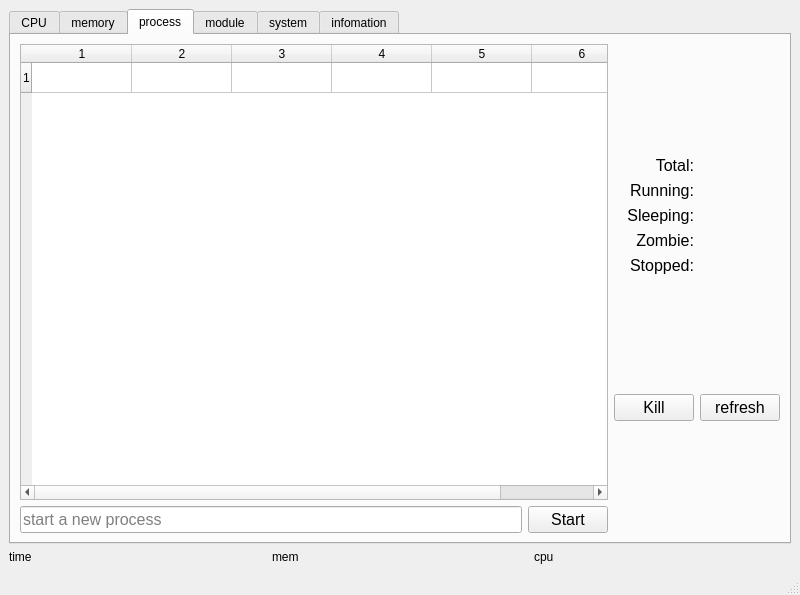
<?xml version="1.0" encoding="UTF-8"?>
<ui version="4.0">
 <class>MainWindow</class>
 <widget class="QMainWindow" name="MainWindow">
  <property name="geometry">
   <rect>
    <x>0</x>
    <y>0</y>
    <width>800</width>
    <height>595</height>
   </rect>
  </property>
  <property name="windowTitle">
   <string>MainWindow</string>
  </property>
  <widget class="QWidget" name="centralwidget">
   <layout class="QGridLayout" name="gridLayout">
    <item row="0" column="0">
     <widget class="QTabWidget" name="info">
      <property name="currentIndex">
       <number>2</number>
      </property>
      <widget class="QWidget" name="CPU">
       <attribute name="title">
        <string>CPU</string>
       </attribute>
       <layout class="QGridLayout" name="gridLayout_5">
        <item row="0" column="1">
         <layout class="QVBoxLayout" name="CPUusageDraw"/>
        </item>
        <item row="1" column="1">
         <layout class="QVBoxLayout" name="MemUsageDraw"/>
        </item>
       </layout>
      </widget>
      <widget class="QWidget" name="memory">
       <attribute name="title">
        <string>memory</string>
       </attribute>
       <layout class="QGridLayout" name="gridLayout_4">
        <item row="3" column="0">
         <layout class="QGridLayout" name="MemGraph">
          <item row="1" column="1">
           <widget class="QProgressBar" name="TotalMem">
            <property name="value">
             <number>24</number>
            </property>
           </widget>
          </item>
          <item row="1" column="0">
           <widget class="QLabel" name="TotalMemLabel">
            <property name="text">
             <string>Total Memory</string>
            </property>
            <property name="textInteractionFlags">
             <set>Qt::LinksAccessibleByMouse|Qt::TextSelectableByMouse</set>
            </property>
           </widget>
          </item>
          <item row="3" column="1">
           <widget class="QProgressBar" name="Swap">
            <property name="value">
             <number>24</number>
            </property>
           </widget>
          </item>
          <item row="2" column="1">
           <widget class="QProgressBar" name="PhyMem">
            <property name="value">
             <number>24</number>
            </property>
           </widget>
          </item>
          <item row="3" column="0">
           <widget class="QLabel" name="SwapLabel">
            <property name="text">
             <string>Swap</string>
            </property>
            <property name="textInteractionFlags">
             <set>Qt::LinksAccessibleByMouse|Qt::TextSelectableByMouse</set>
            </property>
           </widget>
          </item>
          <item row="2" column="0">
           <widget class="QLabel" name="PhyMemLabel">
            <property name="text">
             <string>Physical Memory</string>
            </property>
            <property name="textInteractionFlags">
             <set>Qt::LinksAccessibleByMouse|Qt::TextSelectableByMouse</set>
            </property>
           </widget>
          </item>
          <item row="4" column="0">
           <spacer name="verticalSpacer_6">
            <property name="orientation">
             <enum>Qt::Vertical</enum>
            </property>
            <property name="sizeHint" stdset="0">
             <size>
              <width>20</width>
              <height>40</height>
             </size>
            </property>
           </spacer>
          </item>
         </layout>
        </item>
        <item row="0" column="0">
         <widget class="QLabel" name="label">
          <property name="text">
           <string>memory</string>
          </property>
          <property name="alignment">
           <set>Qt::AlignCenter</set>
          </property>
         </widget>
        </item>
        <item row="1" column="0">
         <layout class="QGridLayout" name="MemNum">
          <item row="6" column="1">
           <widget class="QLabel" name="TotalSwapLabel">
            <property name="text">
             <string>Total Swap</string>
            </property>
            <property name="alignment">
             <set>Qt::AlignRight|Qt::AlignTrailing|Qt::AlignVCenter</set>
            </property>
            <property name="textInteractionFlags">
             <set>Qt::LinksAccessibleByMouse|Qt::TextSelectableByMouse</set>
            </property>
           </widget>
          </item>
          <item row="2" column="2">
           <widget class="QLabel" name="FreePhyMem">
            <property name="text">
             <string/>
            </property>
            <property name="alignment">
             <set>Qt::AlignRight|Qt::AlignTrailing|Qt::AlignVCenter</set>
            </property>
            <property name="textInteractionFlags">
             <set>Qt::LinksAccessibleByMouse|Qt::TextSelectableByMouse</set>
            </property>
           </widget>
          </item>
          <item row="3" column="1">
           <widget class="QLabel" name="ShrMemLabel">
            <property name="text">
             <string>Shared Memory</string>
            </property>
            <property name="alignment">
             <set>Qt::AlignRight|Qt::AlignTrailing|Qt::AlignVCenter</set>
            </property>
            <property name="textInteractionFlags">
             <set>Qt::LinksAccessibleByMouse|Qt::TextSelectableByMouse</set>
            </property>
           </widget>
          </item>
          <item row="1" column="1">
           <widget class="QLabel" name="TotalPhyMemLabel">
            <property name="text">
             <string>Total Physical Memory</string>
            </property>
            <property name="alignment">
             <set>Qt::AlignRight|Qt::AlignTrailing|Qt::AlignVCenter</set>
            </property>
            <property name="textInteractionFlags">
             <set>Qt::LinksAccessibleByMouse|Qt::TextSelectableByMouse</set>
            </property>
           </widget>
          </item>
          <item row="5" column="3">
           <widget class="QLabel" name="DiskCacheLess">
            <property name="text">
             <string/>
            </property>
            <property name="textInteractionFlags">
             <set>Qt::LinksAccessibleByMouse|Qt::TextSelectableByMouse</set>
            </property>
           </widget>
          </item>
          <item row="5" column="1">
           <widget class="QLabel" name="DiskCacheLabel">
            <property name="text">
             <string>Disk Cached Memory</string>
            </property>
            <property name="alignment">
             <set>Qt::AlignRight|Qt::AlignTrailing|Qt::AlignVCenter</set>
            </property>
            <property name="textInteractionFlags">
             <set>Qt::LinksAccessibleByMouse|Qt::TextSelectableByMouse</set>
            </property>
           </widget>
          </item>
          <item row="3" column="2">
           <widget class="QLabel" name="ShrMem">
            <property name="text">
             <string/>
            </property>
            <property name="alignment">
             <set>Qt::AlignRight|Qt::AlignTrailing|Qt::AlignVCenter</set>
            </property>
            <property name="textInteractionFlags">
             <set>Qt::LinksAccessibleByMouse|Qt::TextSelectableByMouse</set>
            </property>
           </widget>
          </item>
          <item row="6" column="3">
           <widget class="QLabel" name="TotalSwapLess">
            <property name="text">
             <string/>
            </property>
            <property name="textInteractionFlags">
             <set>Qt::LinksAccessibleByMouse|Qt::TextSelectableByMouse</set>
            </property>
           </widget>
          </item>
          <item row="5" column="2">
           <widget class="QLabel" name="DiskCache">
            <property name="text">
             <string/>
            </property>
            <property name="alignment">
             <set>Qt::AlignRight|Qt::AlignTrailing|Qt::AlignVCenter</set>
            </property>
            <property name="textInteractionFlags">
             <set>Qt::LinksAccessibleByMouse|Qt::TextSelectableByMouse</set>
            </property>
           </widget>
          </item>
          <item row="3" column="3">
           <widget class="QLabel" name="ShrMemLess">
            <property name="text">
             <string/>
            </property>
            <property name="textInteractionFlags">
             <set>Qt::LinksAccessibleByMouse|Qt::TextSelectableByMouse</set>
            </property>
           </widget>
          </item>
          <item row="7" column="1">
           <widget class="QLabel" name="FreeSwapLabel">
            <property name="text">
             <string>Free Swap</string>
            </property>
            <property name="alignment">
             <set>Qt::AlignRight|Qt::AlignTrailing|Qt::AlignVCenter</set>
            </property>
            <property name="textInteractionFlags">
             <set>Qt::LinksAccessibleByMouse|Qt::TextSelectableByMouse</set>
            </property>
           </widget>
          </item>
          <item row="4" column="2">
           <widget class="QLabel" name="DiskBuf">
            <property name="text">
             <string/>
            </property>
            <property name="alignment">
             <set>Qt::AlignRight|Qt::AlignTrailing|Qt::AlignVCenter</set>
            </property>
            <property name="textInteractionFlags">
             <set>Qt::LinksAccessibleByMouse|Qt::TextSelectableByMouse</set>
            </property>
           </widget>
          </item>
          <item row="6" column="2">
           <widget class="QLabel" name="TotalSwap">
            <property name="text">
             <string/>
            </property>
            <property name="alignment">
             <set>Qt::AlignRight|Qt::AlignTrailing|Qt::AlignVCenter</set>
            </property>
            <property name="textInteractionFlags">
             <set>Qt::LinksAccessibleByMouse|Qt::TextSelectableByMouse</set>
            </property>
           </widget>
          </item>
          <item row="1" column="3">
           <widget class="QLabel" name="TotalPhyMemLess">
            <property name="text">
             <string/>
            </property>
            <property name="textInteractionFlags">
             <set>Qt::LinksAccessibleByMouse|Qt::TextSelectableByMouse</set>
            </property>
           </widget>
          </item>
          <item row="4" column="1">
           <widget class="QLabel" name="DiskBufLabel">
            <property name="text">
             <string>Disk Buffers</string>
            </property>
            <property name="alignment">
             <set>Qt::AlignRight|Qt::AlignTrailing|Qt::AlignVCenter</set>
            </property>
            <property name="textInteractionFlags">
             <set>Qt::LinksAccessibleByMouse|Qt::TextSelectableByMouse</set>
            </property>
           </widget>
          </item>
          <item row="7" column="3">
           <widget class="QLabel" name="FreeSwapLess">
            <property name="text">
             <string/>
            </property>
            <property name="textInteractionFlags">
             <set>Qt::LinksAccessibleByMouse|Qt::TextSelectableByMouse</set>
            </property>
           </widget>
          </item>
          <item row="2" column="3">
           <widget class="QLabel" name="FreePhyMemLess">
            <property name="text">
             <string/>
            </property>
            <property name="textInteractionFlags">
             <set>Qt::LinksAccessibleByMouse|Qt::TextSelectableByMouse</set>
            </property>
           </widget>
          </item>
          <item row="1" column="2">
           <widget class="QLabel" name="TotalPhyMem">
            <property name="text">
             <string/>
            </property>
            <property name="alignment">
             <set>Qt::AlignRight|Qt::AlignTrailing|Qt::AlignVCenter</set>
            </property>
            <property name="textInteractionFlags">
             <set>Qt::LinksAccessibleByMouse|Qt::TextSelectableByMouse</set>
            </property>
           </widget>
          </item>
          <item row="1" column="0">
           <spacer name="horizontalSpacer_2">
            <property name="orientation">
             <enum>Qt::Horizontal</enum>
            </property>
            <property name="sizeHint" stdset="0">
             <size>
              <width>40</width>
              <height>20</height>
             </size>
            </property>
           </spacer>
          </item>
          <item row="4" column="3">
           <widget class="QLabel" name="DiskBufLess">
            <property name="text">
             <string/>
            </property>
            <property name="textInteractionFlags">
             <set>Qt::LinksAccessibleByMouse|Qt::TextSelectableByMouse</set>
            </property>
           </widget>
          </item>
          <item row="8" column="1">
           <spacer name="verticalSpacer_5">
            <property name="orientation">
             <enum>Qt::Vertical</enum>
            </property>
            <property name="sizeHint" stdset="0">
             <size>
              <width>20</width>
              <height>40</height>
             </size>
            </property>
           </spacer>
          </item>
          <item row="2" column="1">
           <widget class="QLabel" name="FreePhyMemLabel">
            <property name="text">
             <string>Free Physical Memory</string>
            </property>
            <property name="alignment">
             <set>Qt::AlignRight|Qt::AlignTrailing|Qt::AlignVCenter</set>
            </property>
            <property name="textInteractionFlags">
             <set>Qt::LinksAccessibleByMouse|Qt::TextSelectableByMouse</set>
            </property>
           </widget>
          </item>
          <item row="7" column="2">
           <widget class="QLabel" name="FreeSwap">
            <property name="text">
             <string/>
            </property>
            <property name="alignment">
             <set>Qt::AlignRight|Qt::AlignTrailing|Qt::AlignVCenter</set>
            </property>
            <property name="textInteractionFlags">
             <set>Qt::LinksAccessibleByMouse|Qt::TextSelectableByMouse</set>
            </property>
           </widget>
          </item>
          <item row="1" column="4">
           <spacer name="horizontalSpacer_3">
            <property name="orientation">
             <enum>Qt::Horizontal</enum>
            </property>
            <property name="sizeHint" stdset="0">
             <size>
              <width>40</width>
              <height>20</height>
             </size>
            </property>
           </spacer>
          </item>
         </layout>
        </item>
       </layout>
      </widget>
      <widget class="QWidget" name="process">
       <attribute name="title">
        <string>process</string>
       </attribute>
       <layout class="QGridLayout" name="gridLayout_7">
        <item row="0" column="0">
         <widget class="QTableWidget" name="ProcessTable">
          <property name="enabled">
           <bool>true</bool>
          </property>
          <property name="editTriggers">
           <set>QAbstractItemView::NoEditTriggers</set>
          </property>
          <property name="selectionBehavior">
           <enum>QAbstractItemView::SelectRows</enum>
          </property>
          <property name="sortingEnabled">
           <bool>true</bool>
          </property>
          <property name="rowCount">
           <number>1</number>
          </property>
          <property name="columnCount">
           <number>6</number>
          </property>
          <row/>
          <column/>
          <column/>
          <column/>
          <column/>
          <column/>
          <column/>
         </widget>
        </item>
        <item row="0" column="1" rowspan="2">
         <layout class="QGridLayout" name="gridLayout_6">
          <item row="1" column="0">
           <widget class="QLabel" name="AllLabel">
            <property name="font">
             <font>
              <pointsize>12</pointsize>
             </font>
            </property>
            <property name="text">
             <string>Total:</string>
            </property>
            <property name="alignment">
             <set>Qt::AlignRight|Qt::AlignTrailing|Qt::AlignVCenter</set>
            </property>
           </widget>
          </item>
          <item row="1" column="1">
           <widget class="QLabel" name="AllNum">
            <property name="font">
             <font>
              <pointsize>12</pointsize>
             </font>
            </property>
            <property name="text">
             <string/>
            </property>
           </widget>
          </item>
          <item row="3" column="1">
           <widget class="QLabel" name="SleepingNum">
            <property name="font">
             <font>
              <pointsize>12</pointsize>
             </font>
            </property>
            <property name="text">
             <string/>
            </property>
           </widget>
          </item>
          <item row="7" column="0">
           <widget class="QPushButton" name="KillProc">
            <property name="font">
             <font>
              <pointsize>12</pointsize>
             </font>
            </property>
            <property name="text">
             <string>Kill</string>
            </property>
           </widget>
          </item>
          <item row="3" column="0">
           <widget class="QLabel" name="SleepingLabel">
            <property name="font">
             <font>
              <pointsize>12</pointsize>
             </font>
            </property>
            <property name="text">
             <string>Sleeping:</string>
            </property>
            <property name="alignment">
             <set>Qt::AlignRight|Qt::AlignTrailing|Qt::AlignVCenter</set>
            </property>
           </widget>
          </item>
          <item row="0" column="0">
           <spacer name="verticalSpacer_8">
            <property name="orientation">
             <enum>Qt::Vertical</enum>
            </property>
            <property name="sizeHint" stdset="0">
             <size>
              <width>20</width>
              <height>40</height>
             </size>
            </property>
           </spacer>
          </item>
          <item row="4" column="0">
           <widget class="QLabel" name="ZombieLabel">
            <property name="font">
             <font>
              <pointsize>12</pointsize>
             </font>
            </property>
            <property name="text">
             <string>Zombie:</string>
            </property>
            <property name="alignment">
             <set>Qt::AlignRight|Qt::AlignTrailing|Qt::AlignVCenter</set>
            </property>
           </widget>
          </item>
          <item row="7" column="1">
           <widget class="QPushButton" name="RefreshProc">
            <property name="font">
             <font>
              <pointsize>12</pointsize>
             </font>
            </property>
            <property name="text">
             <string>refresh</string>
            </property>
           </widget>
          </item>
          <item row="5" column="1">
           <widget class="QLabel" name="TracedStopNum">
            <property name="font">
             <font>
              <pointsize>12</pointsize>
             </font>
            </property>
            <property name="text">
             <string/>
            </property>
           </widget>
          </item>
          <item row="2" column="1">
           <widget class="QLabel" name="RunningNum">
            <property name="font">
             <font>
              <pointsize>12</pointsize>
             </font>
            </property>
            <property name="text">
             <string/>
            </property>
           </widget>
          </item>
          <item row="2" column="0">
           <widget class="QLabel" name="RunningLabel">
            <property name="font">
             <font>
              <pointsize>12</pointsize>
             </font>
            </property>
            <property name="text">
             <string>Running:</string>
            </property>
            <property name="alignment">
             <set>Qt::AlignRight|Qt::AlignTrailing|Qt::AlignVCenter</set>
            </property>
           </widget>
          </item>
          <item row="5" column="0">
           <widget class="QLabel" name="TracedStopLabel">
            <property name="font">
             <font>
              <pointsize>12</pointsize>
             </font>
            </property>
            <property name="text">
             <string>Stopped:</string>
            </property>
            <property name="alignment">
             <set>Qt::AlignRight|Qt::AlignTrailing|Qt::AlignVCenter</set>
            </property>
           </widget>
          </item>
          <item row="4" column="1">
           <widget class="QLabel" name="ZombieNum">
            <property name="font">
             <font>
              <pointsize>12</pointsize>
             </font>
            </property>
            <property name="text">
             <string/>
            </property>
           </widget>
          </item>
          <item row="6" column="0">
           <spacer name="verticalSpacer_9">
            <property name="orientation">
             <enum>Qt::Vertical</enum>
            </property>
            <property name="sizeHint" stdset="0">
             <size>
              <width>20</width>
              <height>40</height>
             </size>
            </property>
           </spacer>
          </item>
          <item row="8" column="0">
           <spacer name="verticalSpacer_7">
            <property name="orientation">
             <enum>Qt::Vertical</enum>
            </property>
            <property name="sizeHint" stdset="0">
             <size>
              <width>20</width>
              <height>40</height>
             </size>
            </property>
           </spacer>
          </item>
         </layout>
        </item>
        <item row="1" column="0">
         <layout class="QHBoxLayout" name="horizontalLayout_3">
          <item>
           <widget class="QLineEdit" name="newProc">
            <property name="font">
             <font>
              <pointsize>12</pointsize>
             </font>
            </property>
            <property name="inputMask">
             <string/>
            </property>
            <property name="text">
             <string/>
            </property>
            <property name="placeholderText">
             <string>start a new process</string>
            </property>
           </widget>
          </item>
          <item>
           <widget class="QPushButton" name="newProcStart">
            <property name="font">
             <font>
              <pointsize>12</pointsize>
             </font>
            </property>
            <property name="text">
             <string>Start</string>
            </property>
           </widget>
          </item>
         </layout>
        </item>
       </layout>
      </widget>
      <widget class="QWidget" name="module">
       <attribute name="title">
        <string>module</string>
       </attribute>
       <layout class="QGridLayout" name="gridLayout_8">
        <item row="0" column="0">
         <widget class="QTableWidget" name="ModulesTable">
          <property name="editTriggers">
           <set>QAbstractItemView::NoEditTriggers</set>
          </property>
          <property name="selectionBehavior">
           <enum>QAbstractItemView::SelectRows</enum>
          </property>
          <property name="sortingEnabled">
           <bool>true</bool>
          </property>
          <property name="rowCount">
           <number>1</number>
          </property>
          <property name="columnCount">
           <number>3</number>
          </property>
          <row/>
          <column/>
          <column/>
          <column/>
         </widget>
        </item>
        <item row="1" column="0">
         <layout class="QHBoxLayout" name="horizontalLayout_4">
          <item>
           <widget class="QLineEdit" name="LoadModuleName">
            <property name="font">
             <font>
              <pointsize>12</pointsize>
             </font>
            </property>
            <property name="inputMask">
             <string/>
            </property>
            <property name="text">
             <string/>
            </property>
            <property name="placeholderText">
             <string>Load a Module (input the full path to the module)</string>
            </property>
           </widget>
          </item>
          <item>
           <widget class="QPushButton" name="LoadModule">
            <property name="font">
             <font>
              <pointsize>12</pointsize>
             </font>
            </property>
            <property name="text">
             <string>Load Module</string>
            </property>
           </widget>
          </item>
         </layout>
        </item>
        <item row="2" column="0">
         <layout class="QHBoxLayout" name="horizontalLayout">
          <item>
           <widget class="QPushButton" name="UnloadModule">
            <property name="font">
             <font>
              <pointsize>12</pointsize>
             </font>
            </property>
            <property name="text">
             <string>Unload Module</string>
            </property>
           </widget>
          </item>
          <item>
           <widget class="QPushButton" name="RefreshModule">
            <property name="font">
             <font>
              <pointsize>12</pointsize>
             </font>
            </property>
            <property name="text">
             <string>Refresh</string>
            </property>
           </widget>
          </item>
          <item>
           <spacer name="horizontalSpacer_5">
            <property name="orientation">
             <enum>Qt::Horizontal</enum>
            </property>
            <property name="sizeHint" stdset="0">
             <size>
              <width>40</width>
              <height>20</height>
             </size>
            </property>
           </spacer>
          </item>
         </layout>
        </item>
       </layout>
      </widget>
      <widget class="QWidget" name="system">
       <attribute name="title">
        <string>system</string>
       </attribute>
       <layout class="QGridLayout" name="gridLayout_3">
        <item row="0" column="0">
         <layout class="QGridLayout" name="CPUInfoGridLayout">
          <item row="4" column="1">
           <widget class="QLabel" name="CPUFreq">
            <property name="text">
             <string/>
            </property>
            <property name="textInteractionFlags">
             <set>Qt::LinksAccessibleByMouse|Qt::TextSelectableByMouse</set>
            </property>
           </widget>
          </item>
          <item row="3" column="1">
           <widget class="QLabel" name="CPUType">
            <property name="text">
             <string/>
            </property>
            <property name="textInteractionFlags">
             <set>Qt::LinksAccessibleByMouse|Qt::TextSelectableByMouse</set>
            </property>
           </widget>
          </item>
          <item row="6" column="1">
           <widget class="QLabel" name="CPUSiblingsNum">
            <property name="text">
             <string/>
            </property>
            <property name="textInteractionFlags">
             <set>Qt::LinksAccessibleByMouse|Qt::TextSelectableByMouse</set>
            </property>
           </widget>
          </item>
          <item row="5" column="0">
           <widget class="QLabel" name="CPUCoreNumLabel">
            <property name="text">
             <string>CPU Physical Core Number</string>
            </property>
            <property name="textInteractionFlags">
             <set>Qt::LinksAccessibleByMouse|Qt::TextSelectableByMouse</set>
            </property>
           </widget>
          </item>
          <item row="2" column="1">
           <widget class="QLabel" name="CPUName">
            <property name="text">
             <string/>
            </property>
            <property name="textInteractionFlags">
             <set>Qt::LinksAccessibleByMouse|Qt::TextSelectableByMouse</set>
            </property>
           </widget>
          </item>
          <item row="4" column="0">
           <widget class="QLabel" name="CPUFreqLabel">
            <property name="text">
             <string>CPU Frequency</string>
            </property>
            <property name="textInteractionFlags">
             <set>Qt::LinksAccessibleByMouse|Qt::TextSelectableByMouse</set>
            </property>
           </widget>
          </item>
          <item row="2" column="0">
           <widget class="QLabel" name="CPUNameLabel">
            <property name="text">
             <string>CPU Name</string>
            </property>
            <property name="scaledContents">
             <bool>false</bool>
            </property>
            <property name="textInteractionFlags">
             <set>Qt::LinksAccessibleByMouse|Qt::TextSelectableByMouse</set>
            </property>
           </widget>
          </item>
          <item row="1" column="0">
           <spacer name="verticalSpacer_3">
            <property name="orientation">
             <enum>Qt::Vertical</enum>
            </property>
            <property name="sizeHint" stdset="0">
             <size>
              <width>20</width>
              <height>40</height>
             </size>
            </property>
           </spacer>
          </item>
          <item row="6" column="0">
           <widget class="QLabel" name="CPUSiblingsNumLabel">
            <property name="text">
             <string>CPU Logical Core Number</string>
            </property>
            <property name="textInteractionFlags">
             <set>Qt::LinksAccessibleByMouse|Qt::TextSelectableByMouse</set>
            </property>
           </widget>
          </item>
          <item row="0" column="0">
           <widget class="QLabel" name="CPUInfoLabel">
            <property name="text">
             <string>CPU Information</string>
            </property>
            <property name="textInteractionFlags">
             <set>Qt::LinksAccessibleByMouse|Qt::TextSelectableByMouse</set>
            </property>
           </widget>
          </item>
          <item row="7" column="1">
           <widget class="QLabel" name="CacheSize">
            <property name="text">
             <string/>
            </property>
            <property name="textInteractionFlags">
             <set>Qt::LinksAccessibleByMouse|Qt::TextSelectableByMouse</set>
            </property>
           </widget>
          </item>
          <item row="5" column="1">
           <widget class="QLabel" name="CPUCoreNum">
            <property name="text">
             <string/>
            </property>
            <property name="textInteractionFlags">
             <set>Qt::LinksAccessibleByMouse|Qt::TextSelectableByMouse</set>
            </property>
           </widget>
          </item>
          <item row="3" column="0">
           <widget class="QLabel" name="CPUTypeLabel">
            <property name="text">
             <string>CPU Type</string>
            </property>
            <property name="textInteractionFlags">
             <set>Qt::LinksAccessibleByMouse|Qt::TextSelectableByMouse</set>
            </property>
           </widget>
          </item>
          <item row="9" column="0">
           <spacer name="verticalSpacer_2">
            <property name="orientation">
             <enum>Qt::Vertical</enum>
            </property>
            <property name="sizeHint" stdset="0">
             <size>
              <width>20</width>
              <height>40</height>
             </size>
            </property>
           </spacer>
          </item>
          <item row="7" column="0">
           <widget class="QLabel" name="CacheSizeLabel">
            <property name="text">
             <string>Cache Size</string>
            </property>
            <property name="textInteractionFlags">
             <set>Qt::LinksAccessibleByMouse|Qt::TextSelectableByMouse</set>
            </property>
           </widget>
          </item>
         </layout>
        </item>
        <item row="1" column="0">
         <layout class="QGridLayout" name="OSInfoGridLayout">
          <item row="1" column="0">
           <spacer name="verticalSpacer_4">
            <property name="orientation">
             <enum>Qt::Vertical</enum>
            </property>
            <property name="sizeHint" stdset="0">
             <size>
              <width>20</width>
              <height>40</height>
             </size>
            </property>
           </spacer>
          </item>
          <item row="3" column="1">
           <widget class="QLabel" name="OSRelease">
            <property name="text">
             <string/>
            </property>
            <property name="textInteractionFlags">
             <set>Qt::LinksAccessibleByMouse|Qt::TextSelectableByMouse</set>
            </property>
           </widget>
          </item>
          <item row="6" column="0">
           <widget class="QLabel" name="LastBootTimeLabel">
            <property name="text">
             <string>Last Boot Time</string>
            </property>
            <property name="textInteractionFlags">
             <set>Qt::LinksAccessibleByMouse|Qt::TextSelectableByMouse</set>
            </property>
           </widget>
          </item>
          <item row="3" column="0">
           <widget class="QLabel" name="OSReleaseLabel">
            <property name="text">
             <string>OS Release</string>
            </property>
            <property name="textInteractionFlags">
             <set>Qt::LinksAccessibleByMouse|Qt::TextSelectableByMouse</set>
            </property>
           </widget>
          </item>
          <item row="5" column="0">
           <widget class="QLabel" name="GCCVersionLabel">
            <property name="text">
             <string>GCC Compile Version</string>
            </property>
            <property name="textInteractionFlags">
             <set>Qt::LinksAccessibleByMouse|Qt::TextSelectableByMouse</set>
            </property>
           </widget>
          </item>
          <item row="4" column="0">
           <widget class="QLabel" name="OSHostnameLabel">
            <property name="text">
             <string>OS Hostname</string>
            </property>
            <property name="textInteractionFlags">
             <set>Qt::LinksAccessibleByMouse|Qt::TextSelectableByMouse</set>
            </property>
           </widget>
          </item>
          <item row="4" column="1">
           <widget class="QLabel" name="OSHostname">
            <property name="text">
             <string/>
            </property>
            <property name="textInteractionFlags">
             <set>Qt::LinksAccessibleByMouse|Qt::TextSelectableByMouse</set>
            </property>
           </widget>
          </item>
          <item row="0" column="0">
           <widget class="QLabel" name="OSInfoLabel">
            <property name="text">
             <string>OS Information</string>
            </property>
            <property name="textInteractionFlags">
             <set>Qt::LinksAccessibleByMouse|Qt::TextSelectableByMouse</set>
            </property>
           </widget>
          </item>
          <item row="8" column="0">
           <spacer name="verticalSpacer">
            <property name="orientation">
             <enum>Qt::Vertical</enum>
            </property>
            <property name="sizeHint" stdset="0">
             <size>
              <width>20</width>
              <height>40</height>
             </size>
            </property>
           </spacer>
          </item>
          <item row="5" column="1">
           <widget class="QLabel" name="GCCVersion">
            <property name="text">
             <string/>
            </property>
            <property name="textInteractionFlags">
             <set>Qt::LinksAccessibleByMouse|Qt::TextSelectableByMouse</set>
            </property>
           </widget>
          </item>
          <item row="6" column="1">
           <widget class="QLabel" name="LastBootTime">
            <property name="text">
             <string/>
            </property>
            <property name="textInteractionFlags">
             <set>Qt::LinksAccessibleByMouse|Qt::TextSelectableByMouse</set>
            </property>
           </widget>
          </item>
          <item row="2" column="1">
           <widget class="QLabel" name="OSType">
            <property name="text">
             <string/>
            </property>
            <property name="textInteractionFlags">
             <set>Qt::LinksAccessibleByMouse|Qt::TextSelectableByMouse</set>
            </property>
           </widget>
          </item>
          <item row="2" column="0">
           <widget class="QLabel" name="OSTypeLabel">
            <property name="text">
             <string>OS Type</string>
            </property>
            <property name="textInteractionFlags">
             <set>Qt::LinksAccessibleByMouse|Qt::TextSelectableByMouse</set>
            </property>
           </widget>
          </item>
          <item row="7" column="0">
           <widget class="QLabel" name="UpTimeLabel">
            <property name="text">
             <string>Time since Last Boot</string>
            </property>
            <property name="textInteractionFlags">
             <set>Qt::LinksAccessibleByMouse|Qt::TextSelectableByMouse</set>
            </property>
           </widget>
          </item>
          <item row="7" column="1">
           <widget class="QLabel" name="UpTime">
            <property name="text">
             <string/>
            </property>
            <property name="textInteractionFlags">
             <set>Qt::LinksAccessibleByMouse|Qt::TextSelectableByMouse</set>
            </property>
           </widget>
          </item>
         </layout>
        </item>
       </layout>
      </widget>
      <widget class="QWidget" name="help">
       <attribute name="title">
        <string>infomation</string>
       </attribute>
       <layout class="QGridLayout" name="gridLayout_2">
        <item row="0" column="0">
         <layout class="QHBoxLayout" name="authorInfo">
          <item>
           <widget class="QLabel" name="help_info">
            <property name="text">
             <string>author information</string>
            </property>
            <property name="textInteractionFlags">
             <set>Qt::LinksAccessibleByMouse|Qt::TextSelectableByMouse</set>
            </property>
           </widget>
          </item>
         </layout>
        </item>
        <item row="0" column="2">
         <layout class="QVBoxLayout" name="Buttons">
          <item>
           <widget class="QPushButton" name="reboot">
            <property name="text">
             <string>reboot</string>
            </property>
           </widget>
          </item>
          <item>
           <widget class="QPushButton" name="shutdown">
            <property name="text">
             <string>shutdown</string>
            </property>
           </widget>
          </item>
          <item>
           <widget class="QPushButton" name="exit">
            <property name="text">
             <string>exit</string>
            </property>
           </widget>
          </item>
         </layout>
        </item>
        <item row="0" column="1">
         <spacer name="horizontalSpacer">
          <property name="orientation">
           <enum>Qt::Horizontal</enum>
          </property>
          <property name="sizeHint" stdset="0">
           <size>
            <width>40</width>
            <height>20</height>
           </size>
          </property>
         </spacer>
        </item>
       </layout>
      </widget>
     </widget>
    </item>
    <item row="1" column="0">
     <layout class="QHBoxLayout" name="horizontalLayout_2">
      <item>
       <widget class="QLabel" name="Time">
        <property name="text">
         <string>time</string>
        </property>
        <property name="textInteractionFlags">
         <set>Qt::LinksAccessibleByMouse|Qt::TextSelectableByMouse</set>
        </property>
       </widget>
      </item>
      <item>
       <widget class="QLabel" name="MemUsage">
        <property name="text">
         <string>mem</string>
        </property>
        <property name="textInteractionFlags">
         <set>Qt::LinksAccessibleByMouse|Qt::TextSelectableByMouse</set>
        </property>
       </widget>
      </item>
      <item>
       <widget class="QLabel" name="CPUusage_2">
        <property name="text">
         <string>cpu</string>
        </property>
        <property name="textInteractionFlags">
         <set>Qt::LinksAccessibleByMouse|Qt::TextSelectableByMouse</set>
        </property>
       </widget>
      </item>
     </layout>
    </item>
   </layout>
  </widget>
  <widget class="QMenuBar" name="menubar">
   <property name="geometry">
    <rect>
     <x>0</x>
     <y>0</y>
     <width>800</width>
     <height>23</height>
    </rect>
   </property>
  </widget>
  <widget class="QStatusBar" name="statusbar"/>
 </widget>
 <resources/>
 <connections/>
</ui>
